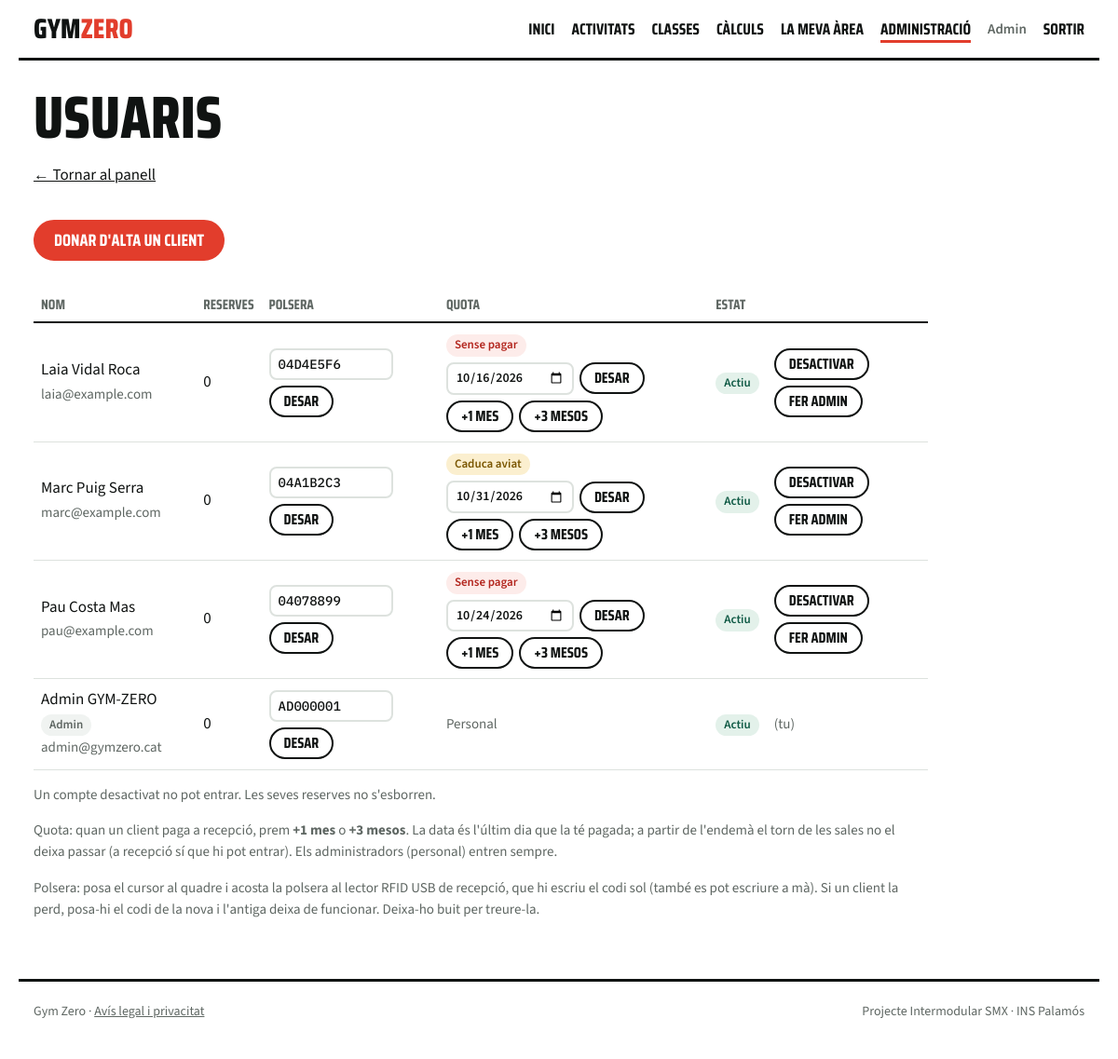
The app's page /admin/usuaris.php (signed in) with its own data.
### tables this page shows
CREATE TABLE usuaris (
  id             INT UNSIGNED AUTO_INCREMENT PRIMARY KEY,
  nom            VARCHAR(60)  NOT NULL,
  cognoms        VARCHAR(100) NOT NULL,
  email          VARCHAR(150) NOT NULL,
  password_hash  VARCHAR(255) NOT NULL,           
  rol            ENUM('client','admin') NOT NULL DEFAULT 'client',
  targeta_rfid   VARCHAR(32)  NULL,               
  actiu          TINYINT(1)   NOT NULL DEFAULT 1,
  quota_fins     DATE         NULL,               
  data_registre  TIMESTAMP    NOT NULL DEFAULT CURRENT_TIMESTAMP,
  CONSTRAINT uq_usuaris_email UNIQUE (email),
  CONSTRAINT uq_usuaris_rfid  UNIQUE (targeta_rfid)
);

### www/inc/sessio.php (called while the page is built, shortened)
<?php
function h($text)
{
    return htmlspecialchars((string) $text, ENT_QUOTES, 'UTF-8');
}
function usuari_actual()
{
    return $_SESSION['usuari'] ?? null;
}
function requereix_admin(PDO $bd)
{
    $st = $bd->prepare('SELECT rol, actiu FROM usuaris WHERE id = ?');
    $st->execute([usuari_actual()['id']]);
}

### www/admin/usuaris.php (the view, shortened to what this page needs)
<?php
require_once __DIR__ . '/../inc/sessio.php';
require_once __DIR__ . '/../inc/bd.php';
requereix_admin($connexio);
$jo = usuari_actual()['id'];
$usuaris = $connexio->query(
    "SELECT u.id, u.nom, u.cognoms, u.email, u.rol, u.actiu, u.data_registre, u.targeta_rfid, u.quota_fins,
            u.quota_fins >= CURDATE() AS quota_al_dia,
            u.quota_fins <= CURDATE() + INTERVAL 7 DAY AS caduca_aviat,
            (SELECT COUNT(*) FROM reserves r JOIN classes c ON c.id = r.classe_id
              WHERE r.usuari_id = u.id AND r.estat = 'confirmada' AND c.inici > NOW()) AS reserves
       FROM usuaris u
      ORDER BY u.rol, u.nom"
)->fetchAll();
$titol = 'Usuaris';
require __DIR__ . '/../inc/capcalera.php';
?>
<p><a href="./">&larr; Tornar al panell</a></p>
<p><a class="btn" href="alta.php">Donar d'alta un client</a></p>
<div class="taula">
<table>
  <tr><th>Nom</th><th class="amaga-mobil">Reserves</th><th class="amaga-mobil">Polsera</th><th>Quota</th><th>Estat</th><th></th></tr>
  <?php foreach ($usuaris as $us): ?>
    <tr>
      <td>
        <?= h($us['nom'] . ' ' . $us['cognoms']) ?>
        <?php if ($us['rol'] === 'admin'): ?><span class="etiqueta">Admin</span><?php endif; ?>
        <br><span class="subtil amaga-mobil"><?= h($us['email']) ?></span>
      </td>
      <td class="amaga-mobil"><?= (int) $us['reserves'] ?></td>
      <td class="amaga-mobil">
        <form method="POST" class="polsera">
          <input name="polsera" value="<?= h($us['targeta_rfid']) ?>" placeholder="sense polsera" maxlength="29" aria-label="Codi de la polsera">
          <button class="btn-secundari">Desar</button>
        </form>
      </td>
      <td>
        <?php if ($us['rol'] === 'admin'): ?>
          <span class="subtil">Personal</span>
        <?php else: ?>
          <?php if (!$us['quota_al_dia']): ?><span class="etiqueta vermella">Sense pagar</span>
          <?php elseif ($us['caduca_aviat']): ?><span class="etiqueta groga">Caduca aviat</span>
          <?php else: ?><span class="etiqueta verda">Pagada</span><?php endif; ?>
          <form method="POST" class="quota">
            <input type="date" name="quota_fins" value="<?= h($us['quota_fins']) ?>" aria-label="Quota pagada fins al">
            <button class="btn-secundari" name="accio" value="canviar_quota">Desar</button>
            <button class="btn-secundari" name="accio" value="pagar_mes">+1 mes</button>
            <button class="btn-secundari" name="accio" value="pagar_3mesos">+3 mesos</button>
          </form>
        <?php endif; ?>
      </td>
      <td>
        <?php if ($us['actiu']): ?><span class="etiqueta verda">Actiu</span>
        <?php else: ?><span class="etiqueta vermella">Desactivat</span><?php endif; ?>
      </td>
      <td>
        <?php if ((int) $us['id'] !== $jo): ?>
          <div class="accions">
            <form method="POST">
              <button class="btn-secundari"><?= $us['actiu'] ? 'Desactivar' : 'Activar' ?></button>
            </form>
            <form method="POST">
              <button class="btn-secundari"><?= $us['rol'] === 'admin' ? 'Fer client' : 'Fer admin' ?></button>
            </form>
          </div>
        <?php else: ?>
          <span class="subtil">(tu)</span>
        <?php endif; ?>
      </td>
    </tr>
  <?php endforeach; ?>
</table>
</div>
<p class="subtil">Un compte desactivat no pot entrar. Les seves reserves no s'esborren.</p>
<p class="subtil">Quota: quan un client paga a recepció, prem <b>+1 mes</b> o <b>+3 mesos</b>. La data és l'últim dia que la té pagada; a partir de l'endemà el torn de les sales no el deixa passar (a recepció sí que hi pot entrar). Els administradors (personal) entren sempre.</p>
<p class="subtil">Polsera: posa el cursor al quadre i acosta la polsera al lector RFID USB de recepció, que hi escriu el codi sol (també es pot escriure a mà). Si un client la perd, posa-hi el codi de la nova i l'antiga deixa de funcionar. Deixa-ho buit per treure-la.</p>
<?php require __DIR__ . '/../inc/peu.php'; ?>

### www/inc/capcalera.php (shortened to what this page needs)
<?php
$u = usuari_actual();
$arrel = $arrel ?? '../';
$portada = $portada ?? false;
$seccio = basename(dirname($_SERVER['SCRIPT_NAME']));
function enllac($href, $text, $carpeta)
{
    global $seccio;
    $actual = $seccio === $carpeta ? ' aria-current="page"' : '';
    return '<a href="' . $href . '"' . $actual . '>' . $text . '</a>';
}
?>
<!DOCTYPE html>
<html lang="ca">
<head>
  <link rel="stylesheet" href="<?= $arrel ?>css/estil.css">
</head>
<body<?= $portada ? ' class="portada"' : '' ?>>
  <header class="capcalera">
    <div class="wrap">
      <a class="logo" href="<?= $arrel ?: './' ?>">Gym<em>Zero</em></a>
      <nav>
        <a href="<?= $arrel ?: './' ?>"<?= $portada ? ' aria-current="page"' : '' ?>>Inici</a>
        <?= enllac($arrel . 'activitats/', 'Activitats', 'activitats') ?>
        <?= enllac($arrel . 'reserves/', 'Classes', 'reserves') ?>
        <?= enllac($arrel . 'calculs/', 'Càlculs', 'calculs') ?>
        <?php if ($u): ?>
          <?= enllac($arrel . 'client/', 'La meva àrea', 'client') ?>
          <?php if ($u['rol'] === 'admin'): ?>
            <?= enllac($arrel . 'admin/', 'Administració', 'admin') ?>
          <?php endif; ?>
          <span class="qui"><?= h($u['nom']) ?></span>
          <a href="<?= $arrel ?>compte/logout.php">Sortir</a>
        <?php else: ?>
          <a class="entrar" href="<?= $arrel ?>compte/login.php">Entrar</a>
        <?php endif; ?>
      </nav>
    </div>
  </header>
<?php if (!$portada): ?>
  <main class="wrap pagina">
    <div class="card">
      <h1><?= h($titol) ?></h1>
<?php endif; ?>

### www/css/estil.css (style rules this page uses)
:root { --fons: #ffffff; --tinta: #101312; --mut: #5f6763; --linia: #dde2de; --gris: #f0f3f1; --pista: #0f5a45; --vermell: #e23d2c; --cel: #9cd0ec; --sorra: #f2c14e; --lila: #b9a7f0; --forca: #3b6fd8; --cames: #e8913a; --cardio: #3f9e6a; --titol: "Saira Condensed", "Arial Narrow", sans-serif; --text: "Source Sans 3", system-ui, sans-serif; --mono: "IBM Plex Mono", ui-monospace, monospace; }
* { box-sizing: border-box; }
body { margin: 0; background: var(--fons); color: var(--tinta); font: 400 17px/1.5 var(--text); }
a { color: inherit; }
.wrap { max-width: 1160px; margin: 0 auto; padding: 0 16px; }
.capcalera .wrap { display: flex; flex-wrap: wrap; align-items: center; justify-content: space-between; gap: 10px 24px; padding-block: 16px; border-bottom: 3px solid var(--tinta); }
.logo { font: 800 30px/1 var(--titol); text-transform: uppercase; text-decoration: none; }
.logo em { font-style: normal; color: var(--vermell); }
.capcalera nav { display: flex; flex-wrap: wrap; align-items: center; gap: 4px 18px; font: 700 17px/1 var(--titol); text-transform: uppercase; }
.capcalera nav a { text-decoration: none; padding-block: 6px; }
.capcalera nav a[aria-current="page"] { box-shadow: inset 0 -3px 0 var(--vermell); }
.capcalera nav .qui { color: var(--mut); text-transform: none; font: 600 15px/1 var(--text); }
.pagina { padding-top: 32px; }
.card { max-width: 960px; overflow-x: auto; }
h1 { margin: 0 0 20px; font: 800 clamp(40px, 7vw, 64px)/.9 var(--titol); text-transform: uppercase; text-wrap: balance; }
p { line-height: 1.55; }
.subtil { color: var(--mut); font-size: 15px; }
input, select, textarea { width: 100%; margin-top: 4px; padding: 9px 10px; font: 600 17px/1.2 var(--text); color: var(--tinta); background: #fff; border: 2px solid var(--linia); border-radius: 8px; }
button, .btn { display: inline-block; margin-top: 18px; padding: 11px 20px; border: 2px solid var(--vermell); border-radius: 99px; background: var(--vermell); color: #fff; font: 700 18px/1 var(--titol); text-transform: uppercase; text-decoration: none; cursor: pointer; }
.btn-secundari { background: #fff; color: var(--tinta); border-color: var(--tinta); }
table { width: 100%; border-collapse: collapse; margin-top: 12px; }
th, td { text-align: left; padding: 10px 8px; border-bottom: 1px solid var(--linia); }
th { font: 700 15px/1.1 var(--titol); text-transform: uppercase; color: var(--mut); border-bottom: 2px solid var(--tinta); }
td form { margin: 0; }
td button { margin-top: 0; padding: 7px 14px; font-size: 16px; }
td .accions { display: flex; align-items: center; gap: 6px; flex-wrap: wrap; }
.taula { overflow-x: auto; }
.etiqueta { display: inline-block; padding: 2px 9px; border-radius: 99px; font-size: 13px; font-weight: 600; background: var(--gris); color: var(--mut); }
.etiqueta.verda { background: #e3f1ea; color: var(--pista); }
.etiqueta.vermella { background: #fdecea; color: #b3261e; }
.etiqueta.groga { background: #fbefcf; color: #7a5600; }
form.polsera, form.quota { display: flex; flex-wrap: wrap; gap: 6px; align-items: center; }
form.quota { margin-top: 6px; }
form.polsera input { width: 9.5em; margin-top: 0; padding: 6px 8px; font: 500 14px var(--mono); }
form.quota input { width: auto; margin-top: 0; padding: 6px 8px; font-size: 14px; }

### records on screen
usuaris: nom "Admin", nom+cognoms "Admin GYM-ZERO", rol "Admin", email "admin@gymzero.cat", reserves "0", polsera "AD000001", actiu "Actiu"
usuaris: nom+cognoms "Laia Vidal Roca", email "laia@example.com", reserves "0", polsera "04D4E5F6", shows "Sense pagar", quota_fins "10/16/2026", actiu "Actiu", rol "FER ADMIN"
usuaris: nom+cognoms "Marc Puig Serra", email "marc@example.com", reserves "0", polsera "04A1B2C3", shows "Caduca aviat", quota_fins "10/31/2026", actiu "Actiu", rol "FER ADMIN"
usuaris: nom+cognoms "Pau Costa Mas", email "pau@example.com", reserves "0", polsera "04078899", shows "Sense pagar", quota_fins "10/24/2026", actiu "Actiu", rol "FER ADMIN"

### other values on screen
$text "ACTIVITATS CLASSES CÀLCULS LA MEVA ÀREA ADMINISTRACIÓ"
